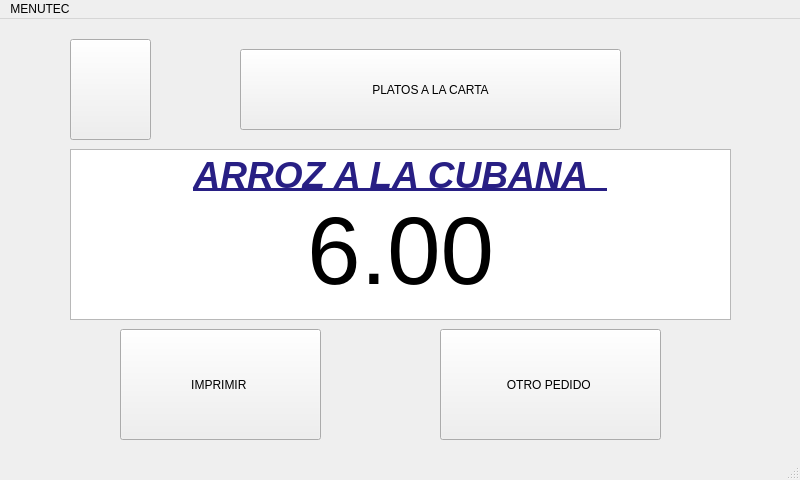
<?xml version="1.0" encoding="UTF-8"?>
<ui version="4.0">
 <class>pc6Window</class>
 <widget class="QMainWindow" name="pc6Window">
  <property name="geometry">
   <rect>
    <x>0</x>
    <y>0</y>
    <width>800</width>
    <height>480</height>
   </rect>
  </property>
  <property name="windowTitle">
   <string>MainWindow</string>
  </property>
  <widget class="QWidget" name="centralwidget">
   <widget class="QPushButton" name="btnIzquierda46">
    <property name="geometry">
     <rect>
      <x>70</x>
      <y>20</y>
      <width>81</width>
      <height>101</height>
     </rect>
    </property>
    <property name="text">
     <string/>
    </property>
    <property name="icon">
     <iconset>
      <normaloff>flecha-hacia-la-izquierda-antes-de-icono-4330-128.png</normaloff>flecha-hacia-la-izquierda-antes-de-icono-4330-128.png</iconset>
    </property>
    <property name="iconSize">
     <size>
      <width>100</width>
      <height>100</height>
     </size>
    </property>
   </widget>
   <widget class="QPushButton" name="btnImprimir46">
    <property name="geometry">
     <rect>
      <x>120</x>
      <y>310</y>
      <width>201</width>
      <height>111</height>
     </rect>
    </property>
    <property name="text">
     <string>IMPRIMIR </string>
    </property>
   </widget>
   <widget class="QPushButton" name="btnPedido46">
    <property name="geometry">
     <rect>
      <x>440</x>
      <y>310</y>
      <width>221</width>
      <height>111</height>
     </rect>
    </property>
    <property name="text">
     <string>OTRO PEDIDO </string>
    </property>
   </widget>
   <widget class="QTextEdit" name="textEdit_2">
    <property name="geometry">
     <rect>
      <x>70</x>
      <y>130</y>
      <width>661</width>
      <height>171</height>
     </rect>
    </property>
    <property name="html">
     <string>&lt;!DOCTYPE HTML PUBLIC &quot;-//W3C//DTD HTML 4.0//EN&quot; &quot;http://www.w3.org/TR/REC-html40/strict.dtd&quot;&gt;
&lt;html&gt;&lt;head&gt;&lt;meta name=&quot;qrichtext&quot; content=&quot;1&quot; /&gt;&lt;style type=&quot;text/css&quot;&gt;
p, li { white-space: pre-wrap; }
&lt;/style&gt;&lt;/head&gt;&lt;body style=&quot; font-family:'Ubuntu'; font-size:11pt; font-weight:400; font-style:normal;&quot;&gt;
&lt;p align=&quot;center&quot; style=&quot; margin-top:0px; margin-bottom:0px; margin-left:0px; margin-right:0px; -qt-block-indent:0; text-indent:0px;&quot;&gt;&lt;span style=&quot; font-size:28pt; font-weight:600; font-style:italic; text-decoration: underline; color:#281f84;&quot;&gt;ARROZ A LA CUBANA  &lt;/span&gt;&lt;/p&gt;
&lt;p align=&quot;center&quot; style=&quot; margin-top:0px; margin-bottom:0px; margin-left:0px; margin-right:0px; -qt-block-indent:0; text-indent:0px;&quot;&gt;&lt;span style=&quot; font-size:72pt;&quot;&gt;6.00&lt;/span&gt;&lt;/p&gt;&lt;/body&gt;&lt;/html&gt;</string>
    </property>
   </widget>
   <widget class="QPushButton" name="btnPlatosalacarta6">
    <property name="geometry">
     <rect>
      <x>240</x>
      <y>30</y>
      <width>381</width>
      <height>81</height>
     </rect>
    </property>
    <property name="text">
     <string>PLATOS A LA CARTA</string>
    </property>
    <property name="icon">
     <iconset>
      <normaloff>UTEC.png</normaloff>UTEC.png</iconset>
    </property>
   </widget>
  </widget>
  <widget class="QMenuBar" name="menubar">
   <property name="geometry">
    <rect>
     <x>0</x>
     <y>0</y>
     <width>800</width>
     <height>25</height>
    </rect>
   </property>
   <widget class="QMenu" name="menuMENUTEC">
    <property name="title">
     <string>MENUTEC</string>
    </property>
   </widget>
   <addaction name="menuMENUTEC"/>
  </widget>
  <widget class="QStatusBar" name="statusbar"/>
 </widget>
 <resources/>
 <connections/>
</ui>
